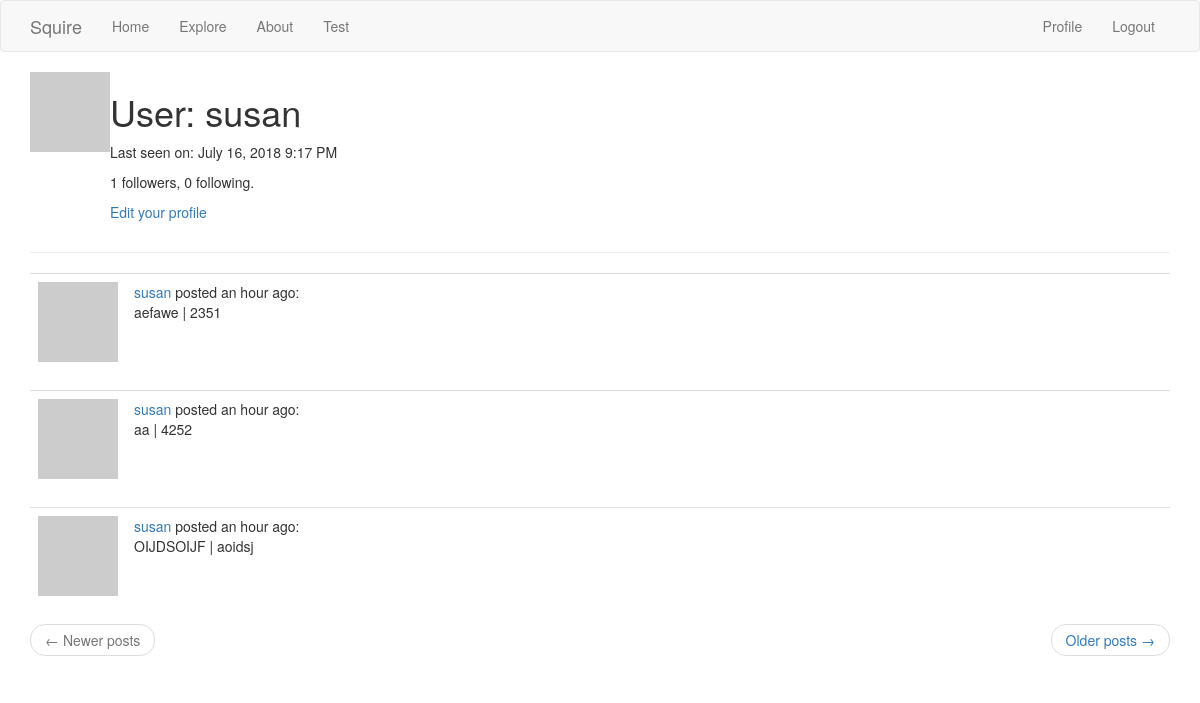
Before: /user/susan (signed in) with the older database file.
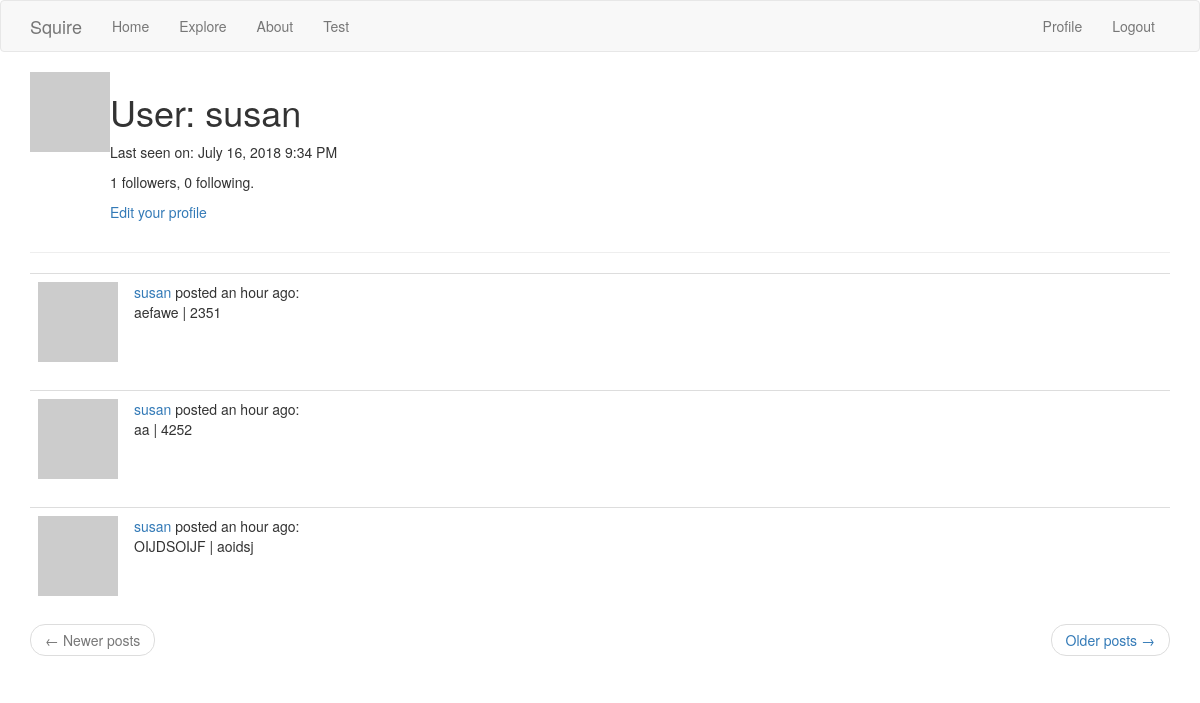
After: the same page with the newer database file.
### app/models.py (models this page shows, shortened)
class User(UserMixin, db.Model):
    id = db.Column(db.Integer, primary_key=True)
    username = db.Column(db.String(64), index=True, unique=True)
    email = db.Column(db.String(120), index=True, unique=True)
    password_hash = db.Column(db.String(128))
    scores = db.relationship('Score', backref='author', lazy='dynamic')
    about_me = db.Column(db.String(140))
    last_seen = db.Column(db.DateTime, default=datetime.utcnow)
    followed = db.relationship(
        'User', secondary=followers,
        primaryjoin=(followers.c.follower_id == id),
        secondaryjoin=(followers.c.followed_id == id),
        backref=db.backref('followers', lazy='dynamic'), lazy='dynamic')
    def avatar(self, size):
        digest = md5(self.email.lower().encode('utf-8')).hexdigest()
        return 'https://www.gravatar.com/avatar/{}?d=identicon&s={}'.format(digest, size)

### app/routes.py (the view)
@app.route('/user/<username>')
@login_required
def user(username):
    user = User.query.filter_by(username=username).first_or_404()
    page = request.args.get('page', 1, type=int)
    scores = user.scores.order_by(Score.timestamp.desc()).paginate(
        page, app.config['POSTS_PER_PAGE'], False)
    next_url = url_for('user', username=user.username, page=scores.next_num) \
        if scores.has_next else None
    prev_url = url_for('user', username=user.username, page=scores.prev_num) \
        if scores.has_prev else None
    return render_template('user.html', user=user, scores=scores.items,
                           next_url=next_url, prev_url=prev_url)

### app/models.py (called while the page is built)
@login.user_loader
def load_user(id):
    return User.query.get(int(id))

### app/routes.py (called while the page is built)
@app.before_request
def before_request():
    if current_user.is_authenticated:
        current_user.last_seen = datetime.utcnow()
        db.session.commit()

### app/templates/user.html (shortened to what this page needs)
{% extends "base.html" %}
{% block app_content %}
    <table>
        <tr valign="top">
            <td><img src="{{ user.avatar(128) }}"></td>
            <td>
                <h1>User: {{ user.username }}</h1>
                {% if user.last_seen %}
                <p>Last seen on: {{ moment(user.last_seen).format('LLL') }}</p>
                {% endif %}
                <p>{{ user.followers.count() }} followers, {{ user.followed.count() }} following.</p>
                {% if user == current_user %}
                <p><a href="{{ url_for('edit_profile') }}">Edit your profile</a></p>
                {% elif not current_user.is_following(user) %}
                <p><a href="{{ url_for('follow', username=user.username) }}">Follow</a></p>
                {% else %}
                <p><a href="{{ url_for('unfollow', username=user.username) }}">Unfollow</a></p>
                {% endif %}
            </td>
        </tr>
    </table>
    <hr>
    {% for score in scores %}
        {% include '_post.html' %}
    {% endfor %}
    <nav aria-label="...">
        <ul class="pager">
            <li class="previous{% if not prev_url %} disabled{% endif %}">
                <a href="{{ prev_url or '#' }}">
                    <span aria-hidden="true">&larr;</span> Newer posts
                </a>
            </li>
            <li class="next{% if not next_url %} disabled{% endif %}">
                <a href="{{ next_url or '#' }}">
                    Older posts <span aria-hidden="true">&rarr;</span>
                </a>
            </li>
        </ul>
    </nav>
{% endblock %}

Changed rows visible on the page:
changed User "susan": last_seen "July 16, 2018 9:17 PM" → "July 16, 2018 9:34 PM"
